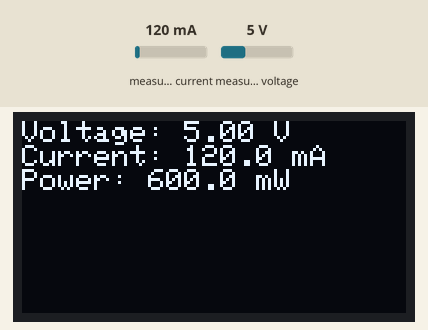
Recording of a sketch running on a simulated Arduino Uno, built with avr-gcc and run on an emulated ATmega328P. Shown: 128×64 one-colour display. The inputs (shaded band) are chosen by the test bench; at power-on: measured current 120 mA, measured voltage 5 V.

Above: at 1.2 s.
1.3 s: measured current set to 40 mA
At 3.3 s:
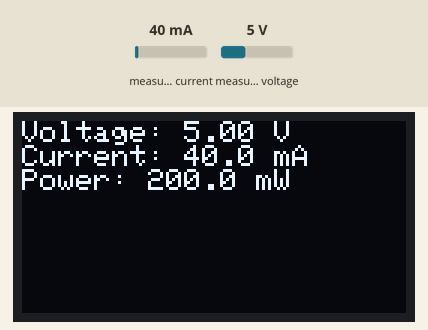
3.6 s: measured voltage set to 0.3 V
At 5.3 s:
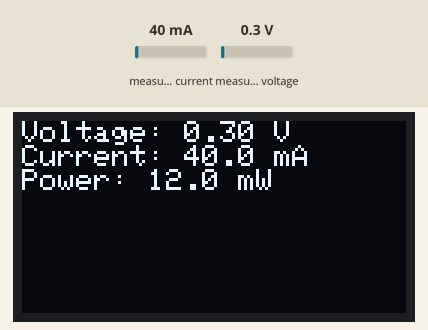
5.7 s: measured current set to 500 mA
At 7.3 s:
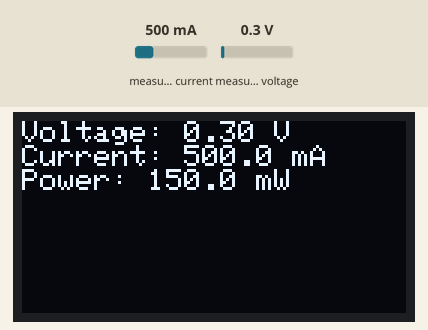
7.7 s: measured voltage set to 3.8 V
At 9.2 s:
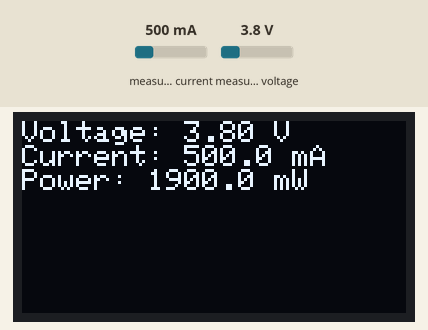
Timing chart, 0 to 10.7 s (numbered marks = the images above; inputs shaded):
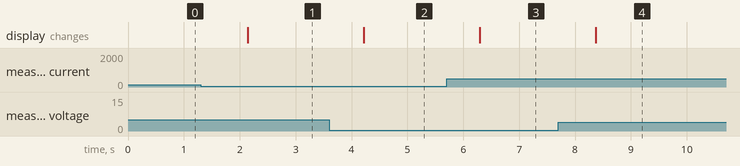

The sketch:

pv-power-monitor-project.ino
```cpp
#include <Wire.h>
#include <Adafruit_INA219.h>
#include <Adafruit_GFX.h>
#include <Adafruit_SSD1306.h>

#define SCREEN_WIDTH 128
#define SCREEN_HEIGHT 64

Adafruit_SSD1306 display(SCREEN_WIDTH, SCREEN_HEIGHT, &Wire, -1);
Adafruit_INA219 ina219;

void setup() {
  Serial.begin(9600);

  if (!ina219.begin()) {
    Serial.println("INA219 not found");
    while (1);
  }

  if (!display.begin(SSD1306_SWITCHCAPVCC, 0x3C)) {
    Serial.println("SSD1306 not found");
    while (1);
  }

  display.clearDisplay();
}

void loop() {

  float voltage = ina219.getBusVoltage_V();
  float current = ina219.getCurrent_mA();
  float power   = ina219.getPower_mW();

  display.clearDisplay();
  display.setTextSize(1);
  display.setTextColor(SSD1306_WHITE);

  display.setCursor(0,0);
  display.print("Voltage: ");
  display.print(voltage,2);
  display.println(" V");

  display.print("Current: ");
  display.print(current,1);
  display.println(" mA");

  display.print("Power: ");
  display.print(power,1);
  display.println(" mW");

  display.display();

  delay(1000);
}
```

Measured:
- after the input at 1.3 s, the display: changes after 0.85 s (image 1)
- after the input at 3.6 s, the display: changes after 0.62 s (image 2)
- after the input at 5.7 s, the display: changes after 0.60 s (image 3)
- after the input at 7.7 s, the display: changes after 0.67 s (image 4)
